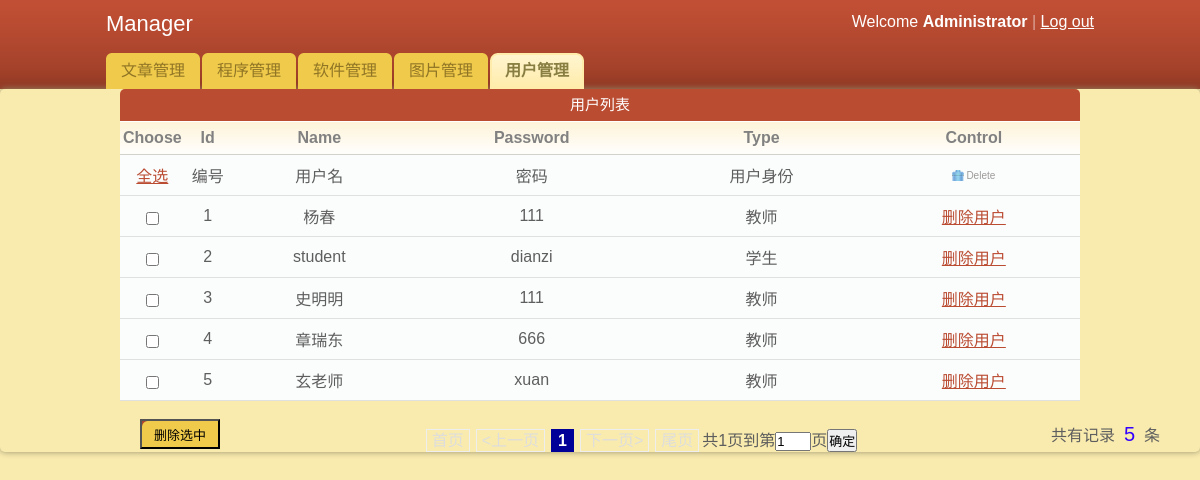
/admin/behindPage/super_user.php (signed in), run on the app's committed database.
### tables this page shows
CREATE TABLE IF NOT EXISTS `user` (
  `id` mediumint(9) NOT NULL AUTO_INCREMENT COMMENT '编号',
  `username` varchar(20) DEFAULT NULL COMMENT '用户名',
  `password` varchar(40) DEFAULT NULL COMMENT '密码',
  `power` tinyint(4) NOT NULL COMMENT '权限：0为总管理员，1为其它管理员，2为普通用户，3保留',
  PRIMARY KEY (`id`),
  UNIQUE KEY `uid` (`id`)
);

### admin/behindPage/super_user.php (the view, shortened to what this page needs)
<?php
   require_once('../../conn/connect.php');
if (!isset($_GET['p'])){
	$page = 1;
}else{
$page = $_GET['p'];}
$pagesize = 5;
$sql = "select id from user where power !='0'";
$mysqli_result=$mysqli->query($sql);
if(isset($mysqli_result->num_rows)){
	$total = $mysqli_result->num_rows;
}
else $total="0";
$total_pages = ceil($total/$pagesize);
$page_banner = "<div class='page'>";
$start = 1;
$end = $total_pages;
$sql = "SELECT * FROM user where power != '0' LIMIT ".($page-1)*$pagesize .",$pagesize";
$query = $mysqli->query($sql);
?>
<!DOCTYPE html PUBLIC "-//W3C//DTD XHTML 1.0 Transitional//EN" "http://www.w3.org/TR/xhtml1/DTD/xhtml1-transitional.dtd">
<html xmlns="http://www.w3.org/1999/xhtml">
<head>
	<link rel="stylesheet" href="../../css/super_style.css" type="text/css" media="all" />
</head>
<body>
<div id="header">
	<div class="shell">
		<div id="top">
			<h1>Manager</h1>
			<div id="top-navigation">
				Welcome <strong>Administrator</strong>
				<span>|</span>
				<a href="logout.php">Log out</a>
			</div>
	  </div>
		<div id="navigation">
			<ul>
			    <li><a href="super_article.php" ><span>文章管理</span></a></li>
			    <li><a href="super_program.php"><span>程序管理</span></a></li>
			    <li><a href="super_app.php"><span>软件管理</span></a></li>
			    <li><a href="super_picture.php" ><span>图片管理</span></a></li>
			    <li><a href="super_user.php" class="active"><span>用户管理</span></a></li>
			</ul>
		</div>
	</div>
</div>
				<div class="box">
					<div class="box-head">
						<h2 class="left" id="ob_type">用户列表</h2>
					</div>
                    <div class="table">
					<table width="100%" border="0" cellspacing="0" cellpadding="0">
							<tr>
								<th width="30px">Choose</th>
                                <th width="40px">Id</th>
								<th>Name</th>
                                <th>Password</th>
                                <th>Type</th>
								<th class="ac">Control</th>
							</tr>
    					<form name="form1" id="form1" method="post" action="user.del.handle.php?check=more">
							<tr>
								<td><a id="allselect" onclick="javascript:return allselect()">全选</a></td>
                                <td>编号</td>
								<td>用户名</td>
                                <td>密码</td>
                                <td>用户身份</td>
								<td><a href="" class="ico del">Delete</a></td>
							</tr>
<?php
	if($query && $query->num_rows>0){
		$i=($page-1)*$pagesize+1;
	while($result=$query->fetch_array()){
?>
                            <tr>
                            	<td><input type="checkbox"  name="checkBoxs[]" value="<?php echo $result['id'];?>" class="checkbox" /></td>
                                <td><?php echo $i;?></td>
                                <td><?php echo $result['username'];?></td>
                                <td><?php echo $result['password'];?></td>
                                <td><?php
								switch($result['power']){
									case 2:
									echo "教师";
									break;
									case 3:
									echo "学生";
									break;
								}
								?>
									</td>
                                <td><a href="user.del.handle.php?id=<?php echo $result['id'];?>" onclick="javascript:return confir()">删除用户</a></td>
                            </tr>
<?php $i++;
	}
	}
	else {
		echo "尚无使用用户！";
	}
?>
                    	</table>
                        </div><br/><br/>
                        <div id="sub"> <input type="submit" name="submit1" id="submit1" value="删除选中" onclick="javascript:return submit_confirm()"/>
                        </div></form>
<div id="page">
            <?php
if($page > 1){
    $page_banner.= "<a href='".$_SERVER['PHP_SELF']."?p=1'>首页</a>";
    $page_banner.= "<a href='".$_SERVER['PHP_SELF']."?p=".($page-1)."' ><上一页</a>";
}else{
    $page_banner.="<span class='disable'>首页</span>";
    $page_banner.="<span class='disable'><上一页</span>";
}
for($i=$start;$i<=$end;$i++){
    if($page==$i){
        $page_banner.="<span class='current'>{$i}</span>";
    }else{
    $page_banner.= "<a href='".$_SERVER['PHP_SELF']."?p=".$i."' >$i</a>";
    }
}
if($page < $total_pages){
    $page_banner.= "<a href='".$_SERVER['PHP_SELF']."?p=".($page+1)."' >下一页></a>";
    $page_banner.= "<a href='".$_SERVER['PHP_SELF']."?p=".($total_pages)."'>尾页</a>";
}else{
    $page_banner.="<span class='disable'>下一页></span>";
    $page_banner.="<span class='disable'>尾页</span>";
  }
$page_banner.="共{$total_pages}页";
$page_banner.="<form action = 'article.manage.php' method='get'>";
$page_banner.="到第<input type='text' size='2' name='p' value='$page'>页";
$page_banner.="<input type='submit' value='确定'>";
$page_banner.="</form></div>";
echo $page_banner;
?>
  </div>
<div id="num">共有记录&nbsp;&nbsp;<span id="num2"><?php echo $total;?></span>&nbsp;&nbsp;条
</div>
</body>
</html>

### css/super_style.css (style rules this page uses)
* { padding: 0; margin: 0; outline: 0; border: 1px solid #; }
body { background:#f9ebae; font-family: Verdana, sans-serif; line-height:14px; color:#5e5e5e; }
input, textarea, select { font-family: Verdana, sans-serif; font-size:13px; }
.checkbox { width:13px; height:13px; vertical-align:top; position:relative; top:2px; }
a { color:#ba4c32; text-decoration: underline; cursor:pointer; }
.left, .alignleft { width:80%;display:inline;margin:0 auto; }
.ac { text-align: center !important; }
h1 { font-size:22px; line-height:24px; color:#fff; font-weight: normal; }
h2 { font-size:15px; font-weight: normal; }
.shell { width:988px; margin:0 auto; }
#header { height:89px; background:url(../Images/header.gif); white-space:nowrap; }
#header h1 { float:left; display:inline; padding-top:12px; }
#top-navigation { float:right; white-space:nowrap; color:#fff; padding-top:15px; }
#top-navigation a { color:#fff; }
#top-navigation span { color:#dca598; }
#top { height:53px; }
#navigation { height:36px; }
#navigation ul { list-style-type: none; }
#navigation ul li { float:left; display:inline; margin-right:2px; }
#navigation ul li a, #navigation ul li a span { float:left; height:36px; background:url(../Images/tab.gif) no-repeat 0 0; padding:0 0 0 15px; }
#navigation ul li a span { background-position:right 0; padding:0 15px 0 0; }
#navigation ul li a { line-height:36px; color:#907525; text-decoration: none; }
#navigation ul li a.active, #navigation ul li a:hover { background-position:0 bottom; }
#navigation ul li a.active span, #navigation ul li a:hover span { background-position:right bottom; }
#navigation ul li a.active { font-weight: bold; color:#887e42; }
.table { text-align:center; width: 80%; margin: 0 auto; }
.table th { background:#fffdfa url(../Images/th.gif) repeat-x 0 0; color:#818181; padding:7px 3px; border-bottom:solid 1px #d2d1cb; }
.table td { background:#fbfcfc; border-bottom:solid 1px #e0e0e0; padding:8px 3px; text-align:center; }
.box-head { background: #ba4c32; height: 32px; color: #fff; line-height: 32px; white-space: nowrap; border-bottom: solid 1px #fff; }
a.ico { color:#9d9c9a; font-size:10px; text-decoration: none; padding:0 0 0 14px; background-repeat:no-repeat; background-position:0 0; }
a.del { background-image:url(../Images/del.gif) }
.box { -moz-border-radius:5px; -webkit-border-radius:5px; -moz-box-shadow: 0 0 6px #978f6c; -webkit-box-shadow: 0 0 6px #978f6c; }
.box-head { -moz-border-radius-topleft: 5px; -moz-border-radius-topright: 5px; -webkit-border-top-left-radius: 5px; -webkit-border-top-right-radius: 5px; text-align: center; width:80%; margin:0 auto; }
#page { text-align:center; }
#page span.current { border:#000099 1px solid; background-color:#000099; padding:2px 6px; margin:3px; color:#fff; font-weight:bold; }
#page span.disable { border:#eee 1px solid; padding:2px 5px; margin:3px; color:#ddd; }
#page form { display:inline; }
#sub { float:left; margin-left:140px; margin-right:-140px; }
#sub #submit1 { cursor:pointer; background:url(../Images/tab.gif); border:2px 1px 1px 1px; width:80px; height:30px; margin-top:-10px; }
#num { margin-right:40px; margin-top:-25px; float:right; }
#num2 { color: #30F; font-size:20px; }

### data on the page
user: username "杨春", password "111", power "教师"
user: username "student", password "dianzi", power "学生"
user: username "史明明", password "111", power "教师"
user: username "章瑞东", password "666", power "教师"
user: username "玄老师", password "xuan", power "教师"

### other printed values
$page_banner "共1页"
$total "5"
